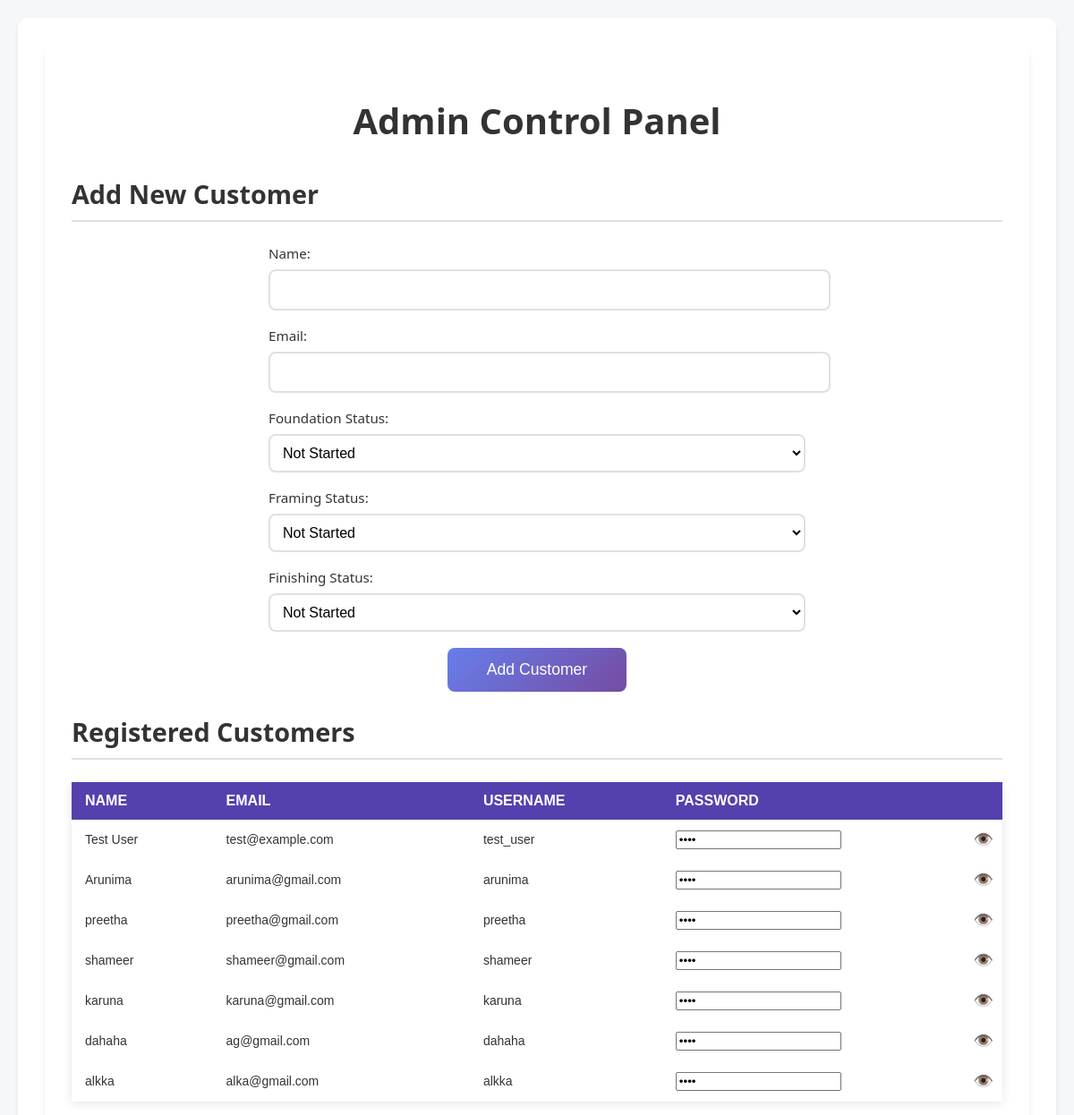
The page /admin on the database its author committed.
### app.py (models this page shows, shortened)
class User(db.Model):
    id = db.Column(db.Integer, primary_key=True)
    name = db.Column(db.String(100), nullable=False)
    email = db.Column(db.String(120), unique=True, nullable=False)
    username = db.Column(db.String(80), unique=True, nullable=False)
    encrypted_password = db.Column(db.String(500), nullable=False)  # Increased size for encrypted data
    password_hash = db.Column(db.String(128), nullable=False)
    foundation_status = db.Column(db.String(20), default='Not Started')
    framing_status = db.Column(db.String(20), default='Not Started')
    finishing_status = db.Column(db.String(20), default='Not Started')
    def get_decrypted_password(self):
        if not self.encrypted_password:
            return None
        try:
            return fernet.decrypt(self.encrypted_password.encode()).decode()
        except Exception as e:
            print(f"Error decrypting password: {str(e)}")
            return None

### app.py (the view, shortened to what this page needs)
@app.route('/admin', methods=['GET', 'POST'])
def admin():
    users = User.query.all()
    return render_template('admin.html', users=users, get_original_password=get_original_password)

### templates/admin.html (shortened to what this page needs)
{% extends "base.html" %}
{% block content %}
    <link rel="stylesheet" href="{{ url_for('static', filename='css/admin.css') }}">
    <div class="container">
        <h1>Admin Control Panel</h1>
        <h2>Add New Customer</h2>
        <form method="POST" action="{{ url_for('admin') }}" class="admin-form">
            <div class="form-group">
                <label for="name">Name:</label>
                <input type="text" id="name" name="name" required>
            </div>
            <div class="form-group">
                <label for="email">Email:</label>
                <input type="email" id="email" name="email" required>
            </div>
            <div class="form-group">
                <label for="foundation_status">Foundation Status:</label>
                <select id="foundation_status" name="foundation_status">
                    <option value="Not Started">Not Started</option>
                </select>
            </div>
            <div class="form-group">
                <label for="framing_status">Framing Status:</label>
                <select id="framing_status" name="framing_status">
                    <option value="Not Started">Not Started</option>
                </select>
            </div>
            <div class="form-group">
                <label for="finishing_status">Finishing Status:</label>
                <select id="finishing_status" name="finishing_status">
                    <option value="Not Started">Not Started</option>
                </select>
            </div>
            <div class="form-group">
                <button type="submit" class="submit-btn">Add Customer</button>
            </div>
        </form>
        <h2>Registered Customers</h2>
        <table>
            <tr>
                <th>Name</th>
                <th>Email</th>
                <th>Username</th>
                <th>Password</th>
            </tr>
            {% for user in users %}
            <tr>
                <td>{{ user.name }}</td>
                <td>{{ user.email }}</td>
                <td>{{ user.username }}</td>
                <td class="password-cell">
                    <input type="text" class="passwords" value="{{ user.get_decrypted_password() }}" readonly data-password="{{ user.get_decrypted_password() }}">
                    <span class="eye-icon">👁️</span>
                </td>
            </tr>
            {% endfor %}
        </table>
    </div>
{% endblock %}

### templates/base.html (shortened to what this page needs)
<!DOCTYPE html>
<html lang="en">
<head>
    <link rel="stylesheet" href="https://cdnjs.cloudflare.com/ajax/libs/font-awesome/6.0.0/css/all.min.css">
</head>
<body>
    <div class="container">
        {% block content %}{% endblock %}
    </div>
</body>
</html>

### static/css/admin.css (style rules this page uses)
:root { --primary-color: #667eea; --primary-dark: #764ba2; --background: #ffffff; --text-color: #333333; --border-color: #e0e0e0; --shadow-color: rgba(0, 0, 0, 0.1); }
body { font-family: 'Segoe UI', Tahoma, Geneva, Verdana, sans-serif; background-color: #f5f7fa; margin: 0; padding: 20px; color: var(--text-color); }
.container { max-width: 1200px; margin: 0 auto; background-color: var(--background); padding: 30px; border-radius: 12px; box-shadow: 0 4px 6px -1px var(--shadow-color); }
h1 { color: var(--text-color); margin-bottom: 35px; font-size: 2.5em; text-align: center; font-weight: 600; }
h2 { color: var(--text-color); margin-bottom: 25px; font-size: 1.8em; font-weight: 600; border-bottom: 2px solid var(--border-color); padding-bottom: 10px; }
.admin-form { display: flex; flex-direction: column; gap: 18px; margin-bottom: 25px; width: 100%; max-width: 600px; margin-left: auto; margin-right: auto; }
.form-group { display: flex; flex-direction: column; gap: 8px; width: 100%; }
.form-group label { font-weight: 500; color: var(--text-color); font-size: 0.95em; }
.form-group input, .form-group select { padding: 12px; border: 2px solid var(--border-color); border-radius: 8px; font-size: 1em; transition: all 0.3s ease; background-color: var(--background); width: 100%; }
.form-group select { padding: 10px; }
.submit-btn { background: linear-gradient(135deg, var(--primary-color) 0%, var(--primary-dark) 100%); color: white; border: none; padding: 14px 30px; border-radius: 8px; cursor: pointer; font-size: 1.1em; font-weight: 500; transition: all 0.3s ease; width: 100%; max-width: 200px; margin: 0 auto; }
table { width: 100%; border-collapse: collapse; font-family: Arial, sans-serif; margin: 20px 0; box-shadow: 0 2px 10px rgba(0, 0, 0, 0.1); }
th, td { padding: 12px 15px; text-align: left; }
th { background-color: #5640ad; color: white; font-size: 16px; text-transform: uppercase; }
td { font-size: 14px; color: #333; }
.password-cell { position: relative; }
.eye-icon { position: absolute; right: 10px; top: 50%; transform: translateY(-50%); cursor: pointer; font-size: 18px; }
tr:nth-child(even) { background-color: transparent; }

### templates/base.html (style rules this page uses)
body { font-family: Arial, sans-serif; margin: 0; padding: 20px; background-color: #f5f5f5; }
.container { max-width: 800px; margin: 0 auto; background-color: white; padding: 20px; border-radius: 5px; box-shadow: 0 2px 5px rgba(0,0,0,0.1); }

### rows shown on the page
User: name "Test User", email "test@example.com", username "test_user", get_decrypted_password "••••"
User: name "Arunima", email "arunima@gmail.com", username "arunima", get_decrypted_password "••••"
User: name "preetha", email "preetha@gmail.com", username "preetha", get_decrypted_password "••••"
User: name "shameer", email "shameer@gmail.com", username "shameer", get_decrypted_password "••••"
User: name "karuna", email "karuna@gmail.com", username "karuna", get_decrypted_password "••••"
User: name "dahaha", email "ag@gmail.com", username "dahaha", get_decrypted_password "••••"
User: name "alkka", email "alka@gmail.com", username "alkka", get_decrypted_password "••••"
